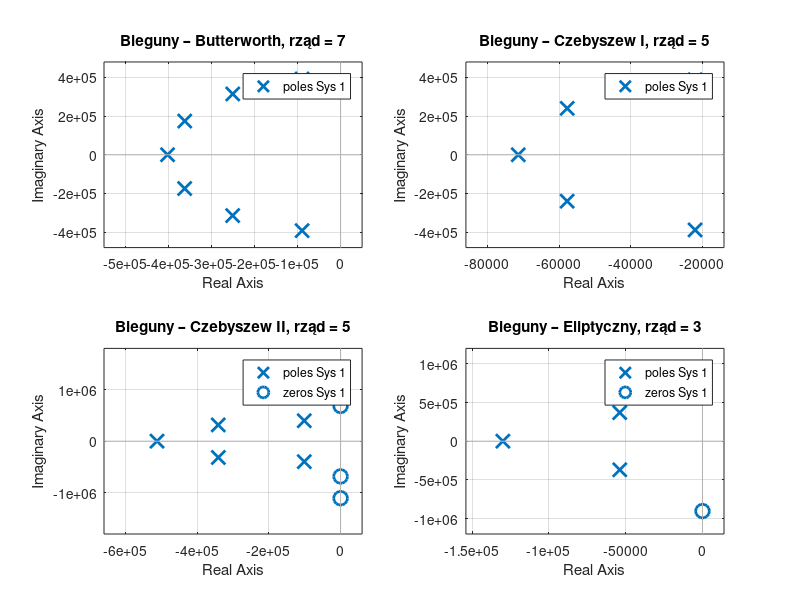
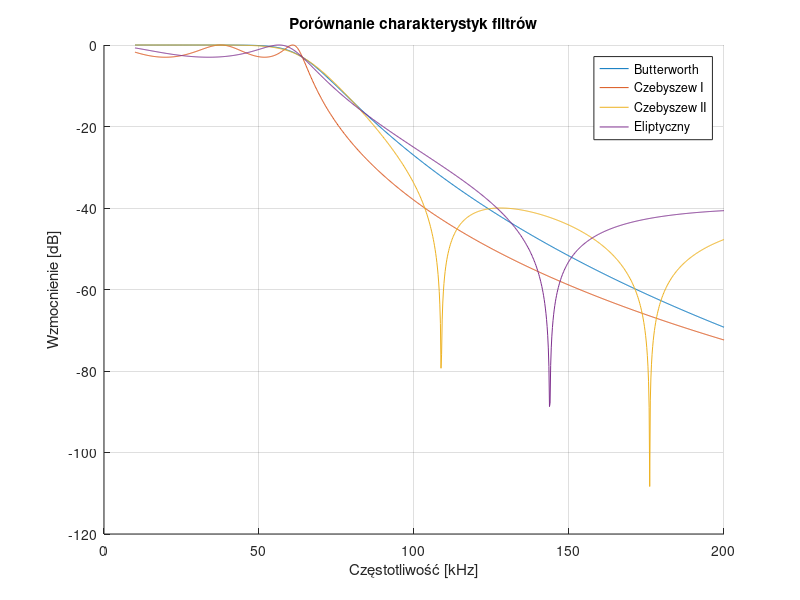

Write MATLAB code to recreate these figures, in order.
% Parametry
fp = 64e3;      % Hz
fs = 128e3;     % Hz
wp = 2*pi*fp;   % rad/s
ws = 2*pi*fs;   % rad/s
Rp = 3;         % maksymalne zafalowanie (dB)
Rs = 40;        % minimalne tłumienie (dB)

types = {'butter', 'cheby1', 'cheby2', 'ellip'};
titles = {'Butterworth', 'Czebyszew I', 'Czebyszew II', 'Eliptyczny'};
H_all = {};
orders = zeros(1,4);

for i = 1:4
    switch types{i}
        case 'butter'
            [n, wn] = buttord(wp, ws, Rp, Rs, 's');
            [b, a] = butter(n, wn, 's');
        case 'cheby1'
            [n, wn] = cheb1ord(wp, ws, Rp, Rs, 's');
            [b, a] = cheby1(n, Rp, wn, 's');
        case 'cheby2'
            [n, wn] = cheb2ord(wp, ws, Rp, Rs, 's');
            [b, a] = cheby2(n, Rs, wn, 's');
        case 'ellip'
            [n, wn] = ellipord(wp, ws, Rp, Rs, 's');
            [b, a] = ellip(n, Rp, Rs, wn, 's');
    end
    orders(i) = n;
    H_all{i} = tf(b, a);
end

% Wykres biegunów
figure('Name', 'Bieguny filtrów');
for i = 1:4
    subplot(2,2,i);
    pzmap(H_all{i});
    title(['Bieguny – ' titles{i} ', rząd = ' num2str(orders(i))]);
    grid on;
end

% Charakterystyki amplitudowe
f = linspace(10e3, 200e3, 1000);
w = 2*pi*f;

figure('Name', 'Charakterystyki amplitudowe');
hold on;
for i = 1:4
    [mag, ~] = bode(H_all{i}, w);
    mag = squeeze(mag);
    plot(f/1e3, 20*log10(mag), 'DisplayName', titles{i});
end
xlabel('Częstotliwość [kHz]');
ylabel('Wzmocnienie [dB]');
title('Porównanie charakterystyk filtrów');
legend show;
grid on;
